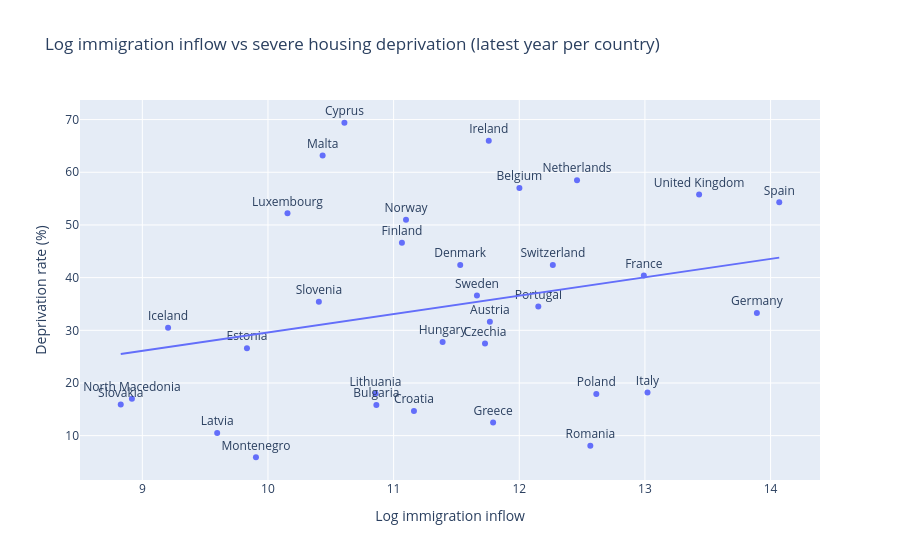

The notebook cell saved with this chart:
### Code cell
# plot 4: scatter -- log immigration vs deprivation rate (latest year per country)
# motivates the log transform and shows whether immigration correlates with deprivation

scatter_df = latest_dep.merge(latest_immig, on="geo")
scatter_df["log_immigration"] = np.log1p(scatter_df["immigration_count"])

fig4 = px.scatter(
    scatter_df, x="log_immigration", y="deprivation_rate",
    text="geo", trendline="ols",
    title="Log immigration inflow vs severe housing deprivation (latest year per country)",
    labels={
        "log_immigration":  "Log immigration inflow",
        "deprivation_rate": "Deprivation rate (%)"
    }
)
fig4.update_traces(textposition="top center")
fig4.show()

### Figure 1 — Plotly figure (JSON) as saved in the notebook; plotly's stock layout.template omitted (floating-point values rounded to 4 significant figures)
{"data": [{"hovertemplate": "Log immigration inflow=%{x}<br>Deprivation rate (%)=%{y}<br>geo=%{text}<extra></extra>", "legendgroup": "", "marker": {"color": "#636efa", "symbol": "circle"}, "mode": "markers+text", "name": "", "orientation": "v", "showlegend": false, "text": ["Montenegro", "Romania", "Latvia", "Greece", "Croatia", "Bulgaria", "Slovakia", "North Macedonia", "Poland", "Lithuania", "Italy", "Estonia", "Czechia", "Hungary", "Iceland", "Austria", "Germany", "Portugal", "Slovenia", "Sweden", "France", "Denmark", "Switzerland", "Finland", "Norway", "Luxembourg", "Spain", "United Kingdom", "Belgium", "Netherlands", "Malta", "Ireland", "Cyprus"], "textposition": "top center", "type": "scatter", "x": [9.904, 12.57, 9.596, 11.79, 11.16, 10.86, 8.828, 8.917, 12.61, 10.86, 13.02, 9.833, 11.73, 11.39, 9.205, 11.77, 13.89, 12.15, 10.4, 11.66, 12.99, 11.53, 12.27, 11.07, 11.1, 10.16, 14.07, 13.43, 12.0, 12.46, 10.44, 11.76, 10.61], "xaxis": "x", "y": [5.9, 8.1, 10.5, 12.5, 14.7, 15.8, 15.9, 17.0, 17.9, 18.0, 18.2, 26.6, 27.5, 27.8, 30.5, 31.6, 33.3, 34.5, 35.4, 36.6, 40.4, 42.4, 42.4, 46.6, 51.0, 52.2, 54.3, 55.8, 57.0, 58.5, 63.2, 66.0, 69.4], "yaxis": "y"}, {"hovertemplate": "<b>OLS trendline</b><br>deprivation_rate = 3.48706 * log_immigration + -5.26365<br>R<sup>2</sup>=0.066664<br><br>Log immigration inflow=%{x}<br>Deprivation rate (%)=%{y} <b>(trend)</b><extra></extra>", "legendgroup": "", "marker": {"color": "#636efa", "symbol": "circle"}, "mode": "lines", "name": "", "showlegend": false, "textposition": "top center", "type": "scatter", "x": [8.828, 8.917, 9.205, 9.596, 9.833, 9.904, 10.16, 10.4, 10.44, 10.61, 10.86, 10.86, 11.07, 11.1, 11.16, 11.39, 11.53, 11.66, 11.73, 11.76, 11.77, 11.79, 12.0, 12.15, 12.27, 12.46, 12.57, 12.61, 12.99, 13.02, 13.43, 13.89, 14.07], "xaxis": "x", "y": [25.52, 25.83, 26.83, 28.2, 29.02, 29.27, 30.15, 31.02, 31.12, 31.73, 32.59, 32.62, 33.32, 33.44, 33.66, 34.45, 34.94, 35.41, 35.63, 35.73, 35.77, 35.85, 36.58, 37.11, 37.51, 38.18, 38.55, 38.72, 40.04, 40.14, 41.57, 43.18, 43.8], "yaxis": "y"}], "layout": {"legend": {"tracegroupgap": 0}, "title": {"text": "Log immigration inflow vs severe housing deprivation (latest year per country)"}, "xaxis": {"anchor": "y", "domain": [0, 1], "title": {"text": "Log immigration inflow"}}, "yaxis": {"anchor": "x", "domain": [0, 1], "title": {"text": "Deprivation rate (%)"}}}}
